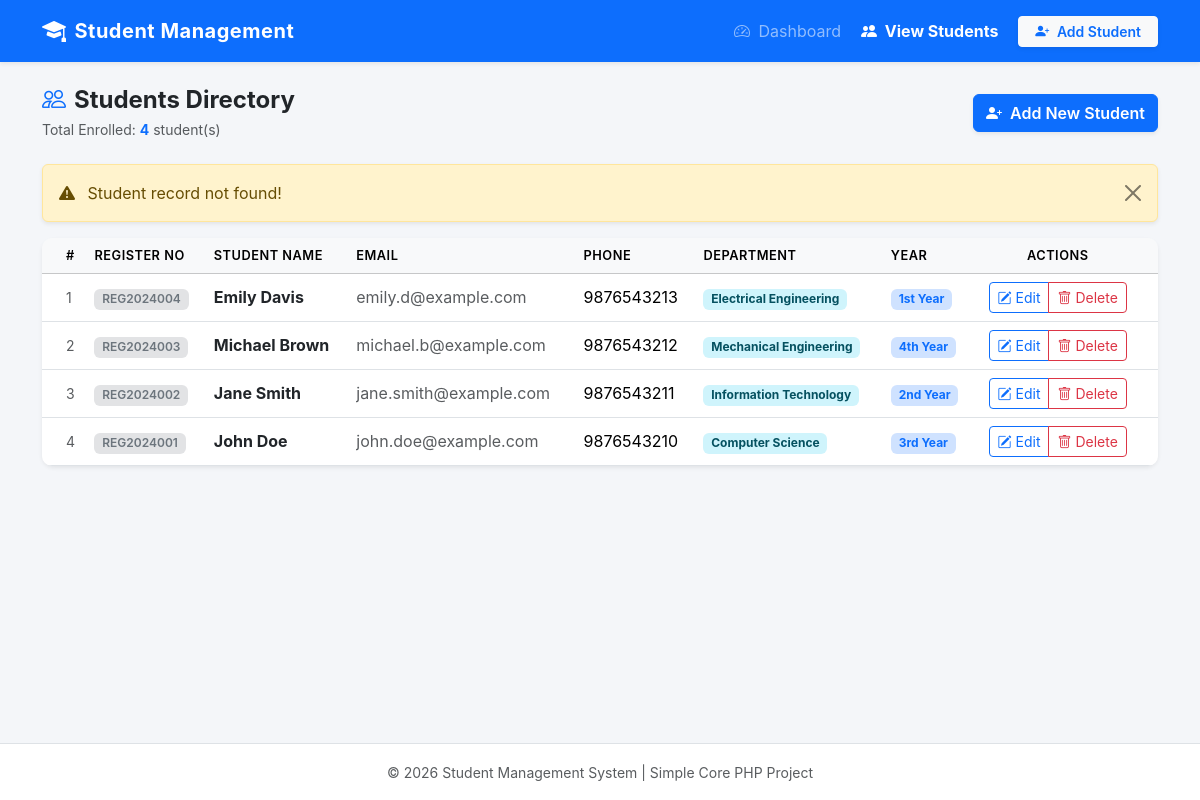
/view_students.php?msg=notfound, run on the app's committed database.
### tables this page shows
CREATE TABLE IF NOT EXISTS `students` (
    `id` INT(11) NOT NULL AUTO_INCREMENT,
    `name` VARCHAR(100) NOT NULL,
    `reg_no` VARCHAR(50) NOT NULL UNIQUE,
    `email` VARCHAR(100) NOT NULL,
    `phone` VARCHAR(20) NOT NULL,
    `department` VARCHAR(100) NOT NULL,
    `year` VARCHAR(20) NOT NULL,
    `created_at` TIMESTAMP DEFAULT CURRENT_TIMESTAMP,
    PRIMARY KEY (`id`)
);

### view_students.php (the view, shortened to what this page needs)
<?php
require_once 'db.php';
$alert_msg = "";
$alert_type = "";
if (isset($_GET['msg'])) {
    if ($_GET['msg'] == 'added') {
        $alert_msg = "Student record added successfully!";
        $alert_type = "success";
    } elseif ($_GET['msg'] == 'updated') {
        $alert_msg = "Student details updated successfully!";
        $alert_type = "success";
    } elseif ($_GET['msg'] == 'deleted') {
        $alert_msg = "Student record deleted successfully!";
        $alert_type = "success";
    } elseif ($_GET['msg'] == 'notfound') {
        $alert_msg = "Student record not found!";
        $alert_type = "warning";
    } elseif ($_GET['msg'] == 'error') {
        $alert_msg = "An error occurred while processing the request.";
        $alert_type = "danger";
    }
}
$students = [];
$query = "SELECT * FROM students ORDER BY id DESC";
$stmt = $conn->prepare($query);
if ($stmt) {
    $stmt->execute();
    $result = $stmt->get_result();
    while ($row = $result->fetch_assoc()) {
        $students[] = $row;
    }
}
include 'includes/header.php';
?>
<div class="d-flex flex-column flex-md-row justify-content-between align-items-md-center gap-2 mb-4">
    <div>
        <h4 class="fw-bold mb-1 text-dark">
            <i class="bi bi-people text-primary me-2"></i>Students Directory
        </h4>
        <p class="text-muted small mb-0">Total Enrolled: <strong class="text-primary"><?php echo count($students); ?></strong> student(s)</p>
    </div>
    <div>
        <a href="add_student.php" class="btn btn-primary fw-semibold shadow-sm">
            <i class="bi bi-person-plus-fill me-1"></i> Add New Student
        </a>
    </div>
</div>
<?php if (!empty($alert_msg)): ?>
    <div class="alert alert-<?php echo $alert_type; ?> alert-dismissible fade show shadow-sm" role="alert">
        <i class="bi <?php echo ($alert_type == 'success') ? 'bi-check-circle-fill' : 'bi-exclamation-triangle-fill'; ?> me-2"></i>
        <?php echo htmlspecialchars($alert_msg); ?>
        <button type="button" class="btn-close" data-bs-dismiss="alert" aria-label="Close"></button>
    </div>
<?php endif; ?>
<div class="card shadow-sm">
    <div class="card-body p-0">
        <?php if (!empty($students)): ?>
            <div class="table-responsive">
                <table class="table table-hover align-middle mb-0">
                    <thead class="table-light">
                        <tr>
                            <th class="ps-4">#</th>
                            <th>Register No</th>
                            <th>Student Name</th>
                            <th>Email</th>
                            <th>Phone</th>
                            <th>Department</th>
                            <th>Year</th>
                            <th class="text-center pe-4">Actions</th>
                        </tr>
                    </thead>
                    <tbody>
                        <?php
                        $serial = 1;
                        foreach ($students as $student):
                        ?>
                            <tr>
                                <td class="ps-4 text-muted small"><?php echo $serial++; ?></td>
                                <td>
                                    <span class="badge bg-secondary-subtle text-secondary fw-semibold">
                                        <?php echo htmlspecialchars($student['reg_no']); ?>
                                    </span>
                                </td>
                                <td>
                                    <div class="fw-bold text-dark"><?php echo htmlspecialchars($student['name']); ?></div>
                                </td>
                                <td>
                                    <a href="mailto:<?php echo htmlspecialchars($student['email']); ?>" class="text-decoration-none text-muted">
                                        <?php echo htmlspecialchars($student['email']); ?>
                                    </a>
                                </td>
                                <td><?php echo htmlspecialchars($student['phone']); ?></td>
                                <td>
                                    <span class="badge bg-info-subtle text-info-emphasis">
                                        <?php echo htmlspecialchars($student['department']); ?>
                                    </span>
                                </td>
                                <td>
                                    <span class="badge bg-primary-subtle text-primary">
                                        <?php echo htmlspecialchars($student['year']); ?>
                                    </span>
                                </td>
                                <td class="text-center pe-4">
                                    <div class="btn-group btn-group-sm" role="group">
                                        <a href="edit_student.php?id=<?php echo $student['id']; ?>" class="btn btn-outline-primary" title="Edit Student">
                                            <i class="bi bi-pencil-square"></i> Edit
                                        </a>
                                        <a href="delete_student.php?id=<?php echo $student['id']; ?>"
                                           class="btn btn-outline-danger"
                                           title="Delete Student"
                                           onclick="return confirm('Are you sure you want to delete student: <?php echo htmlspecialchars(addslashes($student['name'])); ?> (<?php echo htmlspecialchars($student['reg_no']); ?>)?\n\nThis action cannot be undone.');">
                                            <i class="bi bi-trash"></i> Delete
                                        </a>
                                    </div>
                                </td>
                            </tr>
                        <?php endforeach; ?>
                    </tbody>
                </table>
            </div>
        <?php endif; ?>
    </div>
</div>
<?php include 'includes/footer.php'; ?>

### assets/css/style.css (style rules this page uses)
:root { --primary-color: #0d6efd; --dark-color: #212529; --light-bg: #f8f9fa; }
body { background-color: #f4f6f9; font-family: -apple-system, BlinkMacSystemFont, "Segoe UI", Roboto, "Helvetica Neue", Arial, sans-serif; min-height: 100vh; display: flex; flex-direction: column; }
.card { border: none; border-radius: 12px; box-shadow: 0 4px 12px rgba(0, 0, 0, 0.05); transition: transform 0.2s ease, box-shadow 0.2s ease; }
.table-responsive { border-radius: 10px; overflow: hidden; }
.table th { font-weight: 600; text-transform: uppercase; font-size: 0.8rem; letter-spacing: 0.5px; }

### data on the page
students: reg_no "REG2024004", name "Emily Davis", email "emily.d@example.com", phone "9876543213", department "Electrical Engineering", year "1st Year"
students: reg_no "REG2024003", name "Michael Brown", email "michael.b@example.com", phone "9876543212", department "Mechanical Engineering", year "4th Year"
students: reg_no "REG2024002", name "Jane Smith", email "jane.smith@example.com", phone "9876543211", department "Information Technology", year "2nd Year"
students: reg_no "REG2024001", name "John Doe", email "john.doe@example.com", phone "9876543210", department "Computer Science", year "3rd Year"

### other printed values
count($students) "4"
$alert_msg "Student record not found!"
